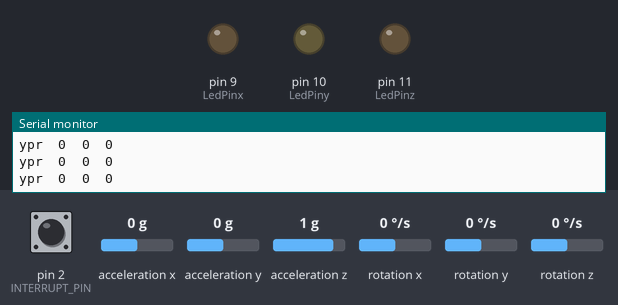
The sketch below on a simulated Arduino Uno, built with avr-gcc and run on an emulated ATmega328P. Shown: output pins drawn as LEDs (lit = HIGH), the last lines printed to the serial monitor. Inputs (shaded band) come from the test bench; at power-on: rotation z 0 °/s, acceleration x 0 g, acceleration y 0 g, acceleration z 1 g, pin 2 (INTERRUPT_PIN) LOW, rotation x 0 °/s, rotation y 0 °/s. The sensor or clock chip raises its interrupt line as the real part does.

Above: at 1.7 s.
1.8 s: rotation z set to -192 °/s
4.8 s: acceleration x set to -0.2 g
At 4.99 s:
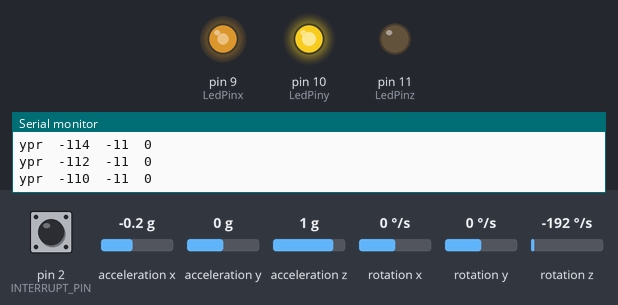
7.8 s: acceleration y set to -0.2 g
At 8.03 s:
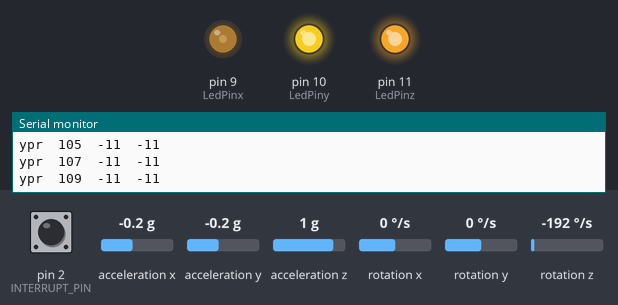
10.8 s: acceleration z set to -1.4 g
At 11.06 s:
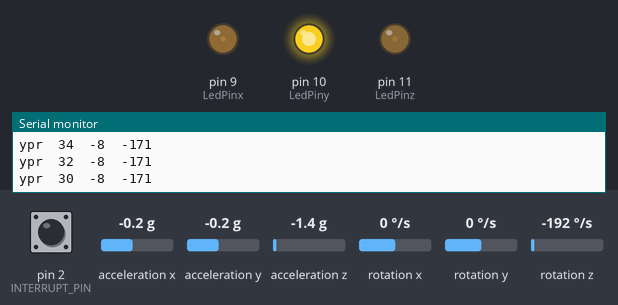
13.8 s: acceleration x set to -1.4 g
At 14.09 s:
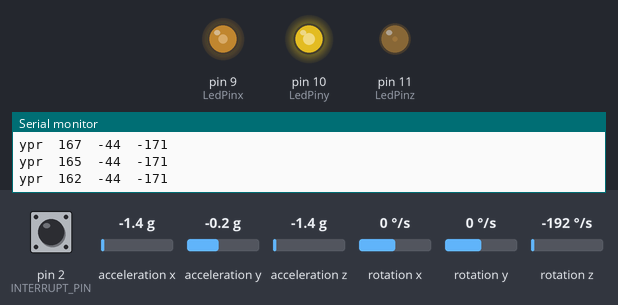
16.8 s: pin 2 (INTERRUPT_PIN) pulled HIGH for 0.15 s
Timing chart, 0 to 24.0 s (numbered marks = the images above; inputs shaded):
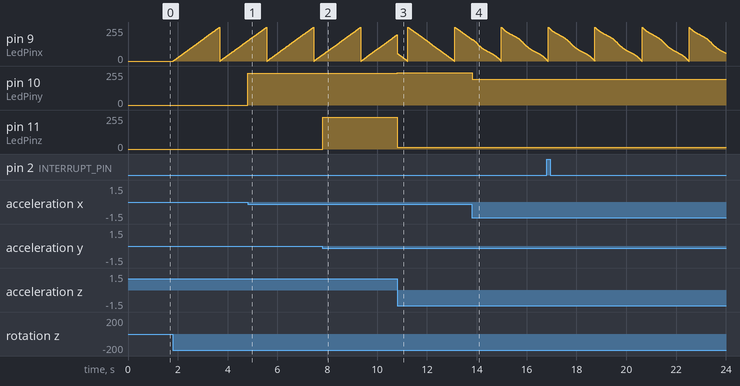

The sketch:

GyroCube.ino
```cpp
// (licence header left out)
// I2Cdev and MPU6050 must be installed as libraries, or else the .cpp/.h files
// for both classes must be in the include path of your project
#include "I2Cdev.h"

#include "MPU6050_6Axis_MotionApps20.h"
//#include "MPU6050.h" // not necessary if using MotionApps include file

// Arduino Wire library is required if I2Cdev I2CDEV_ARDUINO_WIRE implementation
// is used in I2Cdev.h
#if I2CDEV_IMPLEMENTATION == I2CDEV_ARDUINO_WIRE
    #include "Wire.h"
#endif

MPU6050 mpu;
//MPU6050 mpu(0x69); // <-- use for AD0 high

#define OUTPUT_READABLE_YAWPITCHROLL
#define INTERRUPT_PIN 2  // use pin 2 on Arduino Uno & most boards

bool blinkState = false;

// MPU control/status vars
bool dmpReady = false;  // set true if DMP init was successful
uint8_t mpuIntStatus;   // holds actual interrupt status byte from MPU
uint8_t devStatus;      // return status after each device operation (0 = success, !0 = error)
uint16_t packetSize;    // expected DMP packet size (default is 42 bytes)
uint16_t fifoCount;     // count of all bytes currently in FIFO
uint8_t fifoBuffer[64]; // FIFO storage buffer

// orientation/motion vars
Quaternion q;           // [w, x, y, z]         quaternion container
VectorFloat gravity;    // [x, y, z]            gravity vector
float ypr[3];           // [yaw, pitch, roll]   yaw/pitch/roll container and gravity vector


// ================================================================
// ===               INTERRUPT DETECTION ROUTINE                ===
// ================================================================

volatile bool mpuInterrupt = false;     // indicates whether MPU interrupt pin has gone high
void dmpDataReady() {
    mpuInterrupt = true;
}


// ================================================================
// ===                      INITIAL SETUP                       ===
// ================================================================
int LedPinx=9;
int LedPiny=10;
int LedPinz=11;

int pwmx;
int pwmy;
int pwmz;
void setup() {
  pinMode(LedPinx, OUTPUT);
  pinMode(LedPiny, OUTPUT);
  pinMode(LedPinz, OUTPUT);

    // join I2C bus (I2Cdev library doesn't do this automatically)
    #if I2CDEV_IMPLEMENTATION == I2CDEV_ARDUINO_WIRE
        Wire.begin();
        Wire.setClock(400000); // 400kHz I2C clock. Comment this line if having compilation difficulties
    #elif I2CDEV_IMPLEMENTATION == I2CDEV_BUILTIN_FASTWIRE
        Fastwire::setup(400, true);
    #endif

    // initialize serial communication
    Serial.begin(38400);
    while (!Serial); // wait for Leonardo enumeration, others continue immediately

    // NOTE: 8MHz or slower host processors, like the Teensy @ 3.3v or Ardunio
    // Pro Mini running at 3.3v, cannot handle this baud rate reliably due to
    // the baud timing being too misaligned with processor ticks. You must use
    // 38400 or slower in these cases, or use some kind of external separate
    // crystal solution for the UART timer.

    // initialize device
    mpu.initialize();
    pinMode(INTERRUPT_PIN, INPUT);

    // load and configure the DMP
    Serial.println(F("Initializing DMP..."));
    devStatus = mpu.dmpInitialize();

    // supply your own gyro offsets here, scaled for min sensitivity
    mpu.setXGyroOffset(35);      // enter here your x gyro offset
    mpu.setYGyroOffset(-32);      // enter here your y gyro offset
    mpu.setZGyroOffset(37);      // enter here your z gyro offset


    // make sure it worked (returns 0 if so)
    if (devStatus == 0) {
        // turn on the DMP, now that it's ready
        mpu.setDMPEnabled(true);

        // enable Arduino interrupt detection
        attachInterrupt(digitalPinToInterrupt(INTERRUPT_PIN), dmpDataReady, RISING);
        mpuIntStatus = mpu.getIntStatus();

        // set our DMP Ready flag so the main loop() function knows it's okay to use it
        dmpReady = true;

        // get expected DMP packet size for later comparison
        packetSize = mpu.dmpGetFIFOPacketSize();
    } else {
        // ERROR!
        // 1 = initial memory load failed
        // 2 = DMP configuration updates failed
        // (if it's going to break, usually the code will be 1)
        Serial.print(F("DMP Initialization failed (code "));
        Serial.print(devStatus);
        Serial.println(F(")"));
    }

    // configure LED for output
    pinMode(LedPinx, OUTPUT);
    pinMode(LedPiny, OUTPUT);
    pinMode(LedPinz, OUTPUT);
}


// ================================================================
// ===                    MAIN PROGRAM LOOP                     ===
// ================================================================

void loop() {
    // if programming failed, don't try to do anything
    if (!dmpReady) return;

    // wait for MPU interrupt or extra packet(s) available
    while (!mpuInterrupt && fifoCount < packetSize) {
        // other program behavior stuff here
        // .
        // .
        // .
        // if you are really paranoid you can frequently test in between other
        // stuff to see if mpuInterrupt is true, and if so, "break;" from the
        // while() loop to immediately process the MPU data
        // .
        // .
        // .
    }

    // reset interrupt flag and get INT_STATUS byte
    mpuInterrupt = false;
    mpuIntStatus = mpu.getIntStatus();

    // get current FIFO count
    fifoCount = mpu.getFIFOCount();

    // check for overflow (this should never happen unless our code is too inefficient)
    if ((mpuIntStatus & 0x10) || fifoCount == 1024) {
        // reset so we can continue cleanly
        mpu.resetFIFO();
        Serial.println(F("FIFO overflow!"));

    // otherwise, check for DMP data ready interrupt (this should happen frequently)
    } else if (mpuIntStatus & 0x02) {
        // wait for correct available data length, should be a VERY short wait
        while (fifoCount < packetSize) fifoCount = mpu.getFIFOCount();

        // read a packet from FIFO
        mpu.getFIFOBytes(fifoBuffer, packetSize);

        // track FIFO count here in case there is > 1 packet available
        // (this lets us immediately read more without waiting for an interrupt)
        fifoCount -= packetSize;


        #ifdef OUTPUT_READABLE_YAWPITCHROLL
            // display Euler angles in degrees
            mpu.dmpGetQuaternion(&q, fifoBuffer);
            mpu.dmpGetGravity(&gravity, &q);
            mpu.dmpGetYawPitchRoll(ypr, &q, &gravity);
                        pwmx= ypr[0] * 180/M_PI;
                        pwmy= ypr[1] * 180/M_PI;
                        pwmz= ypr[2] * 180/M_PI;

            Serial.print("ypr\t");
            Serial.print(pwmx);
            Serial.print("\t");
            Serial.print(pwmy);
            Serial.print("\t");
            Serial.println(pwmz);
           if(pwmx<0){

            // conversion and output of calculated angles
            pwmx=pwmx+360;}
              analogWrite(LedPinx,pwmx*0.70833333);
            if(pwmy<0){


            pwmy=pwmy+180;}
              analogWrite(LedPiny,pwmy*1.41666667);
              if(pwmz<0){


            pwmz=pwmz+180;}
              analogWrite(LedPinz,pwmz*1.41666667);


        #endif


    }
}
```

Measured:
- the behaviour switches between 0 and -0.1 g on acceleration x (found by bisection; images 0 and 1)
- the behaviour switches between 0 and -0.1 g on acceleration y (found by bisection; images 1 and 2)
- after the input at 4.8 s, pin 10 (LedPiny): 0/255 → 239/255 at once
- after the input at 7.8 s, pin 11 (LedPinz): 0/255 → 239/255 at once
- after the input at 10.8 s, pin 10 (LedPiny): 239/255 → 243/255 at once; pin 11 (LedPinz): 239/255 → 12/255 at once
- after the input at 13.8 s, pin 10 (LedPiny): 243/255 → 192/255 at once
- by itself, pin 9 (LedPinx): ramps from 254/255 to 0/255 and jumps back, once every 1.9 s
